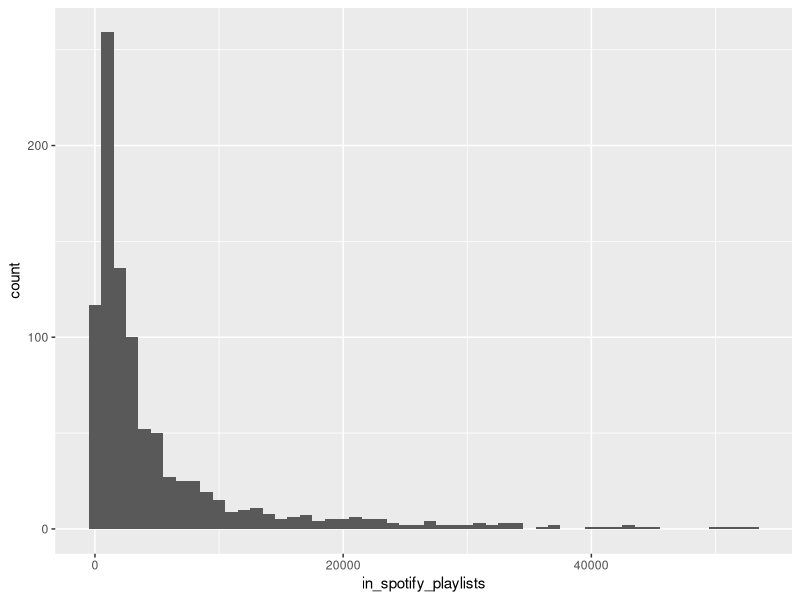
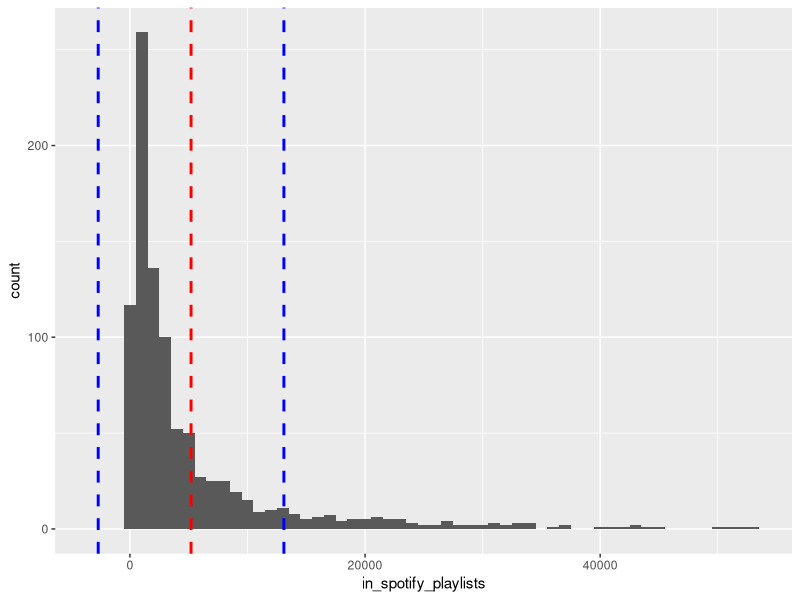
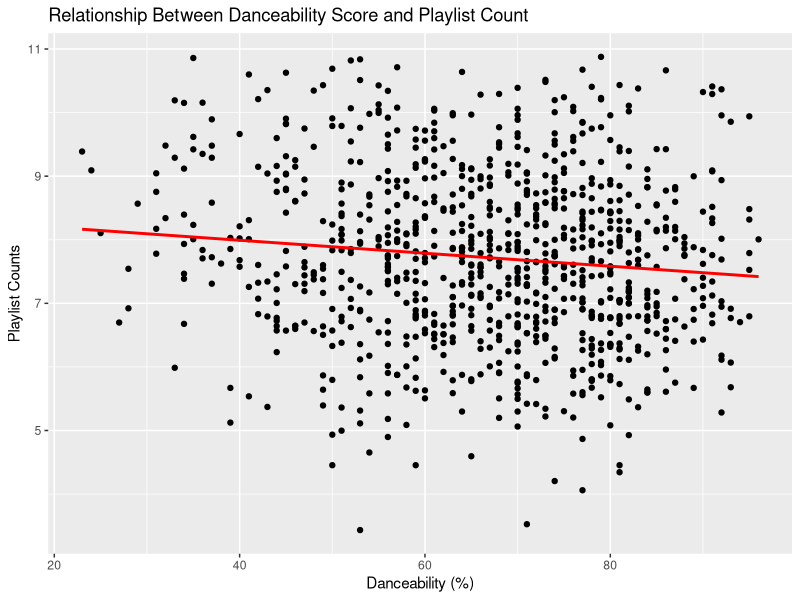

Write R code to recreate these figures, in order.
## ---- chunk 1
library(tidyverse)

spotify <- read_csv("spotify-2023.csv")
## ---- chunk 2
library(tidyverse)
## ---- chunk 3
spotify |> summarize(mean = mean(in_spotify_playlists), sd = sd(in_spotify_playlists))
## ---- chunk 4
spotify |> 
  ggplot() + 
  geom_histogram(aes(x = in_spotify_playlists), binwidth = 1000)
## ---- chunk 5
spotify|> 
  ggplot() + 
  geom_histogram(aes(x = in_spotify_playlists), binwidth = 1000) +
  geom_vline(aes(xintercept = mean(in_spotify_playlists)), color = "red", linetype = "dashed", size = 1) +
  geom_vline(aes(xintercept = mean(in_spotify_playlists) - sd(in_spotify_playlists)), color = "blue", linetype = "dashed", size = 1) +
  geom_vline(aes(xintercept = mean(in_spotify_playlists) + sd(in_spotify_playlists)), color = "blue", linetype = "dashed", size = 1)
## ---- chunk 6
log(spotify$in_spotify_playlists)
model <- lm(log(spotify$in_spotify_playlists) ~ spotify$`danceability_%`, data = spotify)
summary(model)
## ---- chunk 7
spotify |>
  ggplot(aes(x = `danceability_%`, y = log(in_spotify_playlists))) +
  geom_point() +
  geom_smooth(method = "lm", se = FALSE, color = "red") +
  labs(x = "Danceability (%)", y = "Playlist Counts",
       title = "Relationship Between Danceability Score and Playlist Count")
